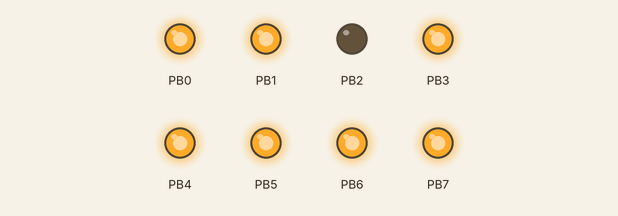
Bench run of a program on a simulated ATmega328P, built with avr-gcc and emulated at 16 MHz. On the bench: output pins drawn as LEDs (lit = HIGH).

Above: at 0.5 s.
At 2.35 s:
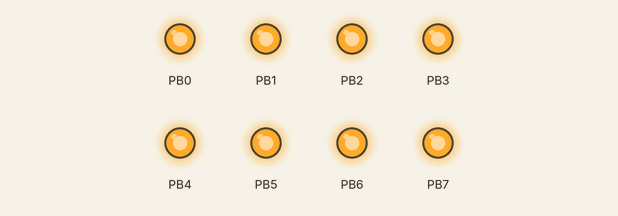
Timing chart, 0 to 3.0 s (numbered marks = the images above):
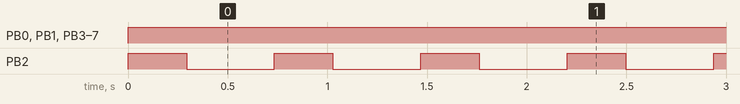

Measured:
- by itself, PB0, PB1, PB3–7: LOW → HIGH at 0.00 s
- by itself, PB2: alternates HIGH for 0.29 s and LOW for 0.44 s

The program:

main.c
```c
/*
 * DA2C_T1_C.c
 *
 * Created: 3/23/2019 9:54:15 AM
 * Author : Migggy
 */
#include <avr/io.h>
#define F_CPU 16000000UL
#include <util/delay.h>
// Task 1_1
int main(void){
	DDRB = 0xFF; // Set PORTB as output
	PORTB = 0xFF; // Set LED off
	TCCR0B = 0b0000101; // Prescaler 1024
	while(1)
	{
		TCNT0 = 0;
		int START = 0;
		while(START != 18)
		{
			while(TCNT0 != 255);
			TCNT0 = 0;
			START++;
		}
		PORTB ^= (1<<2); // Toggle on
		START = 0;
		TCNT0 = 0;
		while(START !=27)
		{
			while(TCNT0 != 255);
			TCNT0 = 0;
			START++;
		}
		PORTB ^= (1<<2); // Toggle off
		START = 0;
		TCNT0 = 0;
	}
}
```
